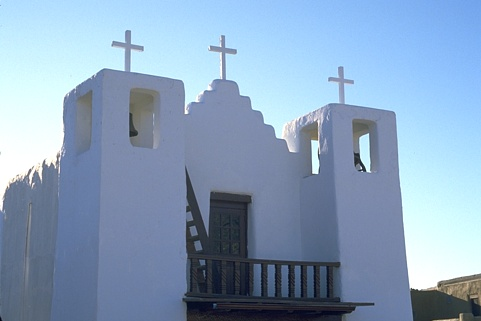
%> input picture 24063.jpg, 481 x 321 px
$ octave testk.m   (GNU Octave 9; MATLAB toolbox functions it lacks are replaced by stand-ins)
%> lines starting %> are read from the running program, lines starting %| are printed output that depends on the picture; long printed decimals are rounded
### finalProject/K-means/kmeans.m
function [C, label, J] = kmeans(I, k)
[m, n, p] = size(I);
%将二维压缩成一维，转换精度
X = reshape(double(I), m*n, p);
rng('default');
%初始化聚类中心
C = X(randperm(m*n, k), :);
%初始化容忍度tol
J_prev = inf; iter = 0; J = []; tol = 1e-2;
%%
%更新语句
while true
    iter = iter + 1;
    dist = sum(X.^2, 2)*ones(1, k) + (sum(C.^2, 2)*ones(1, m*n))' - 2*X*C';
    [~, label] = min(dist, [], 2) ;
    for i = 1:k
       C(i, :) = mean(X(label == i , :));
    end
    %计算目标函数
    J_cur = sum(sum((X - C(label, :)).^2, 2));
    J = [J, J_cur];
    fprintf('#iteration: %03d, objective function: %f\n', iter, J_cur);
    %判断目标函数变化是否足够小
    %F范数为度归
    if norm(J_cur-J_prev, 'fro') < tol
        break;
    end
    J_prev = J_cur;
end

### finalProject/K-means/testk.m
clc;
close all;
I = imread('~/Downloads/BSDS/images/train/24063.jpg');
%> I is the input picture: size 321x481x3 uint8; mean R, G, B 136.3, 161.1, 188.3
[m, n, p] = size(I);
%> m = 321; n = 481; p = 3
k = 19;
%聚类中心随机选择，省略第三个参数
[C, label, J] = kmeans(I, k);
%> the loop in kmeans, `while true` made 56 passes
%> (J_cur, J_prev) on passes 6 to 17: (16599114.6, 16599114.6), (16208036.7, 16208036.7), (15826443.8, 15826443.8), (15514955.2, 15514955.2), (15260027.6, 15260027.6), (15082865.8, 15082865.8), (14958646.9, 14958646.9), (14841158.9, 14841158.9), (14781810.8, 14781810.8), (14725133.5, 14725133.5), (14674649, 14674649), (14603444.6, 14603444.6)
%> (J_cur, J, J_prev) on passes 1 to 5: (34141101.8, 34141101.8, 34141101.8), (23665576.8, [34141101.8 23665576.8], 23665576.8), (19199661.1, [34141101.8 23665576.8 19199661.1], 19199661.1), (17669959, [34141101.8 23665576.8 19199661.1 17669959], 17669959), (17027625.7, [34141101.8 23665576.8 19199661.1 17669959 17027625.7], 17027625.7)
%| #iteration: 001, objective function: 34141101.812
%| #iteration: 002, objective function: 23665576.811
%| #iteration: 003, objective function: 19199661.145
%| #iteration: 004, objective function: 17669959.023
%| #iteration: 005, objective function: 17027625.731
%| #iteration: 006, objective function: 16599114.590
%| #iteration: 007, objective function: 16208036.684
%| #iteration: 008, objective function: 15826443.800
%> (further printed lines are left out)
%> after the loop in kmeans, `while true`: C = 19 rows, first 12: [159.8 208.1 254.1; 110.5 128 163.4; 196.1 202 212.6; 114.5 122.6 137.4; 21.92 26.08 40.46; 65.92 78.56 94.03; 135.4 185.5 247.6; 85.38 101.3 124; 155.3 167.2 187.5; 112.2 110.6 101.9; 238.9 254.3 254.1; 44.72 51.19 59.12]; J = 56 values, max 34141101.8 at index 1, min 13744147.5 at index 55, mean 14932818.1; iter = 56
%恢复
I_seg = reshape(C(label, :), m, n, p);
figure
subplot(1, 2, 1), imshow(I, []), title('原图')
subplot(1, 2, 2), imshow(uint8(I_seg), []), title('聚类图')
figure
%绘制目标函数图像
plot(1:length(J), J, 'r-*'), xlabel('#iterations'), ylabel('Objective function')
%> after `ylabel('Objective function')`:
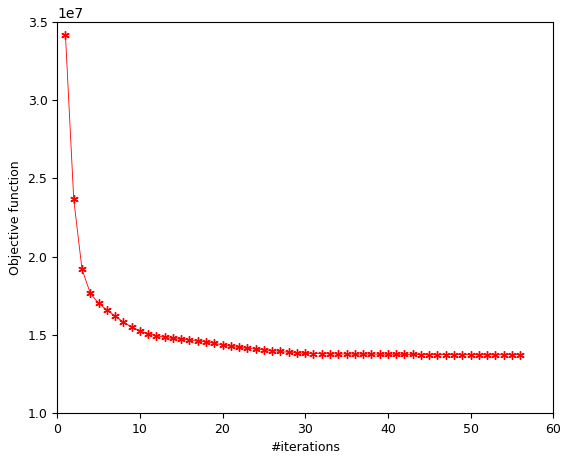
%> figure redrawn from the program's plot data; curve peaks at x = 1, y = 34141101.8

$ run again, with code_reading_back.png saved as 24063.jpg
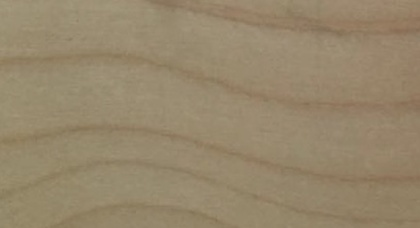
%> input picture code_reading_back.png, 420 x 228 px, shrunk from 936 x 508 before the run
%> I is the input picture: size 228x420x3 uint8; mean R, G, B 150.4, 134.4, 107
%> the loop in kmeans, `while true` made 15 passes
%> (J_cur, J_prev) on passes 7 to 14: (415819.7, 415819.7), (414301.9, 414301.9), (412680.2, 412680.2), (411125.3, 411125.3), (410558.7, 410558.7), (410465.2, 410465.2), (410453.1, 410453.1), (410451.2, 410451.2)
%> (printed output is left out)
%> after the loop in kmeans, `while true`: C = 19 rows, first 12: [150.2 136.3 107.8; 154.4 134.7 108.6; 152.8 137.5 110.4; 150.8 138.3 109.7; 153.3 139.5 112.2; 148.5 134 105.4; 151.4 133.5 107.5; 155.8 142 114.9; NaN NaN NaN; 156.8 136.7 111.6; 148.3 127.4 101; 146.7 131.3 103]; iter = 15
%> `[C, label, J] = kmeans(I, k);`: J = [619466.6 496239.3 450127.1 430126.3 422133 417844.2 415819.7 414301.9 412680.2 411125.3 410558.7 410465.2 410453.1 410451.2 410451.2]
%> `imshow(uint8(I_seg), [])`:
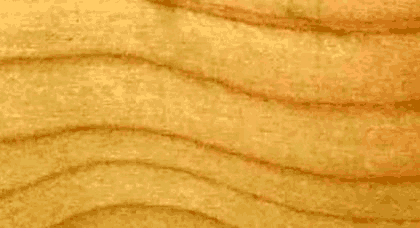
%> displayed picture: size 228x420x3, on the screen's scale of 0 to 255; mean R, G, B 223, 162.4, 60.1
%> `ylabel('Objective function')`:
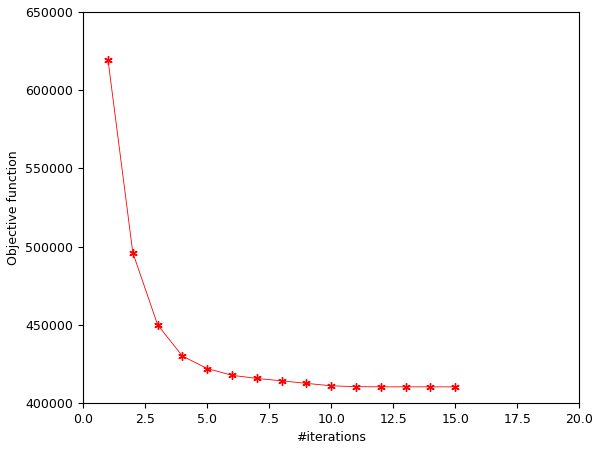
%> figure redrawn from the program's plot data; curve peaks at x = 1, y = 619466.6
